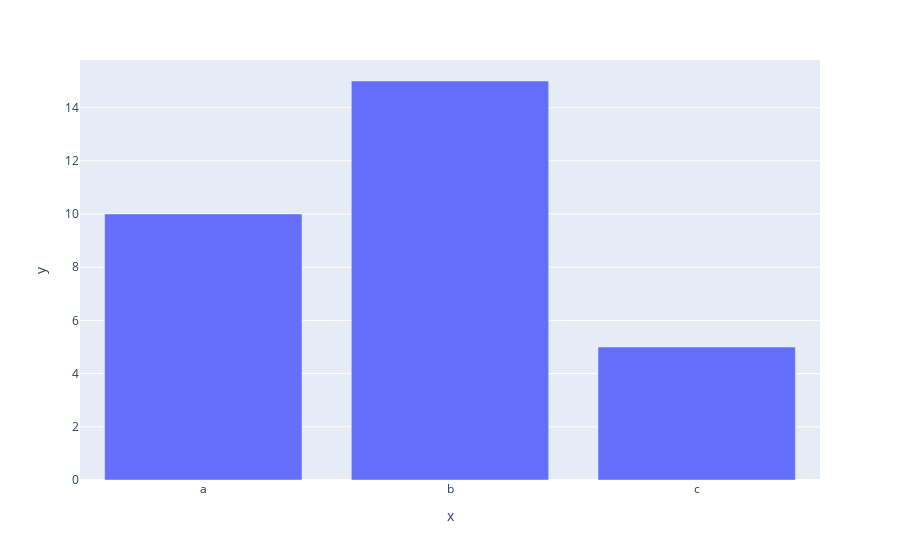

Notebook code for this chart:
### Markdown cell above
**&#9989; Do This:** Read through the documentation for running `plotly` and try to get an example to successfully run in your notebook. Make sure to help your group mates to get it working! You might find this page particular useful to take a look at: https://plotly.com/python/getting-started/

### Code cell
#Put your example code here
import plotly.express as px

fig = px.bar(x=["a", "b", "c"], y = [10, 15, 5])

fig.show()

### Figure 1 — Plotly figure (JSON) as saved in the notebook; plotly's stock layout.template omitted (floating-point values rounded to 4 significant figures)
{"data": [{"hovertemplate": "x=%{x}<br>y=%{y}<extra></extra>", "legendgroup": "", "marker": {"color": "#636efa", "pattern": {"shape": ""}}, "name": "", "orientation": "v", "showlegend": false, "textposition": "auto", "type": "bar", "x": ["a", "b", "c"], "xaxis": "x", "y": [10, 15, 5], "yaxis": "y"}], "layout": {"barmode": "relative", "legend": {"tracegroupgap": 0}, "margin": {"t": 60}, "xaxis": {"anchor": "y", "domain": [0, 1], "title": {"text": "x"}}, "yaxis": {"anchor": "x", "domain": [0, 1], "title": {"text": "y"}}}}
